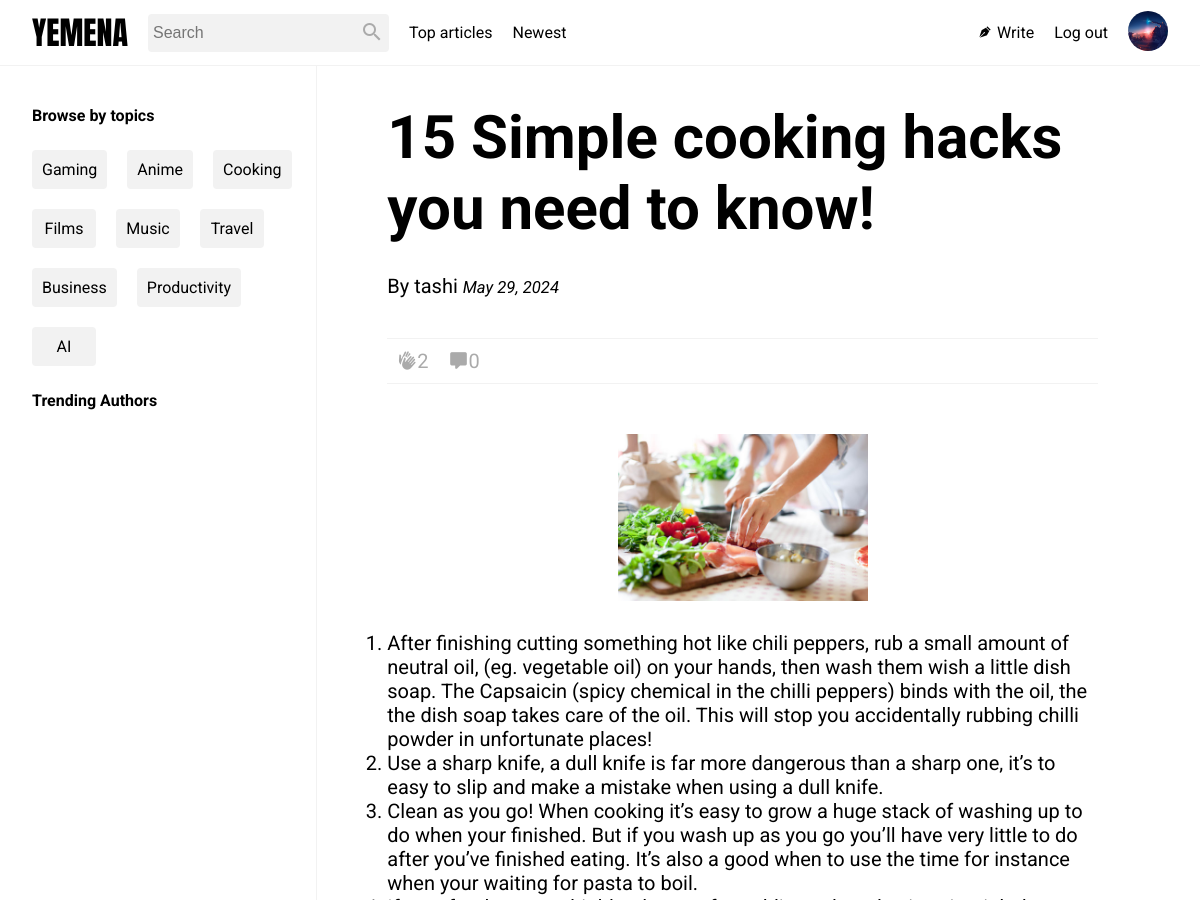
Before: /article/30/ (signed in, upper part) with the older database file.
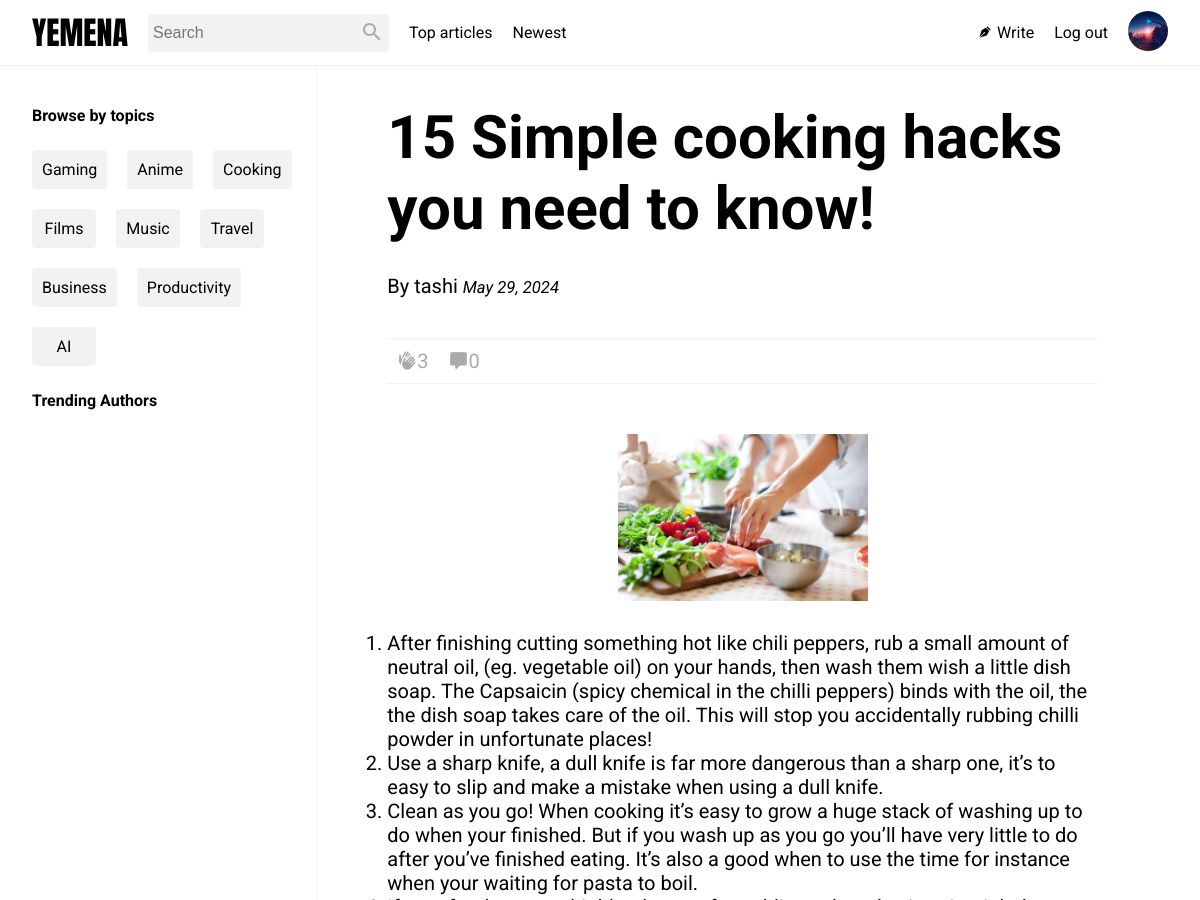
After: the same page with the newer database file.
### main/models.py (models this page shows, shortened)
class Article(models.Model):
    user = models.ForeignKey(User, on_delete=models.CASCADE)
    title = models.CharField(max_length=300)
    body = RichTextUploadingField()
    image = models.ImageField(upload_to="images/", default=None)
    created_on = models.DateTimeField(auto_now_add=True)
    tags = TaggableManager(help_text="Select tag")
    no_of_claps = models.IntegerField(default=0)

### main/views.py (the view, shortened to what this page needs)
# urls.py: path('article/<int:id>/', articleDetail, name="viewArticle"),
@login_required(login_url='login')
def articleDetail(request, id):
    user_object = User.objects.get(username = request.user.username)
    user_profile = Profile.objects.get(user = user_object)
    article = Article.objects.get(id = id)
    comments = article.comments.all()
    form = CommentForm()
    tags = Tag.objects.all()
    comments = Comment.objects.filter(article = article)
    return render(request, 'article_detail.html', {'article':article, 'form':form, 'tags':tags, 'comments':comments, 'user_profile':user_profile})

### main/forms.py
class CommentForm(ModelForm):
    class Meta:
        model = Comment
        fields = ['body']

### main/templates/article_detail.html (shortened to what this page needs)
{% extends 'index.html' %}
{% block styles %}
{% load static %}
<link rel="stylesheet" href="{% static 'styles.css' %}">
<link rel="stylesheet" href="{% static 'responsive.css' %}">
{% endblock %}
{% block content %}
<div class="article-container">
    <div class="full-article">
        <h1 class="article-title">{{ article.title }}</h1>
        <span>By {{ article.user.username }} <i><small>{{ article.created_on|date:"F j, Y" }}</small></i></span>
        <div class="article-likes-comments">
            <a href="{% url 'likearticle' %}?article_id={{ article.id }}"><span class="mdi mdi-hand-clap"></span>{{ article.no_of_claps }}</a>
            <a href="#comments"><span class="mdi mdi-comment"></span>{{ article.comments.count }}</a>
        </div>
        <img src="{{ article.image.url }}" width="250px">
        {{ article.body|safe }}
    </div>
</div>
{% endblock %}

Changed rows visible on the page:
changed Article "15 Simple cooking hacks you need to know!": no_of_claps "2" → "3"
